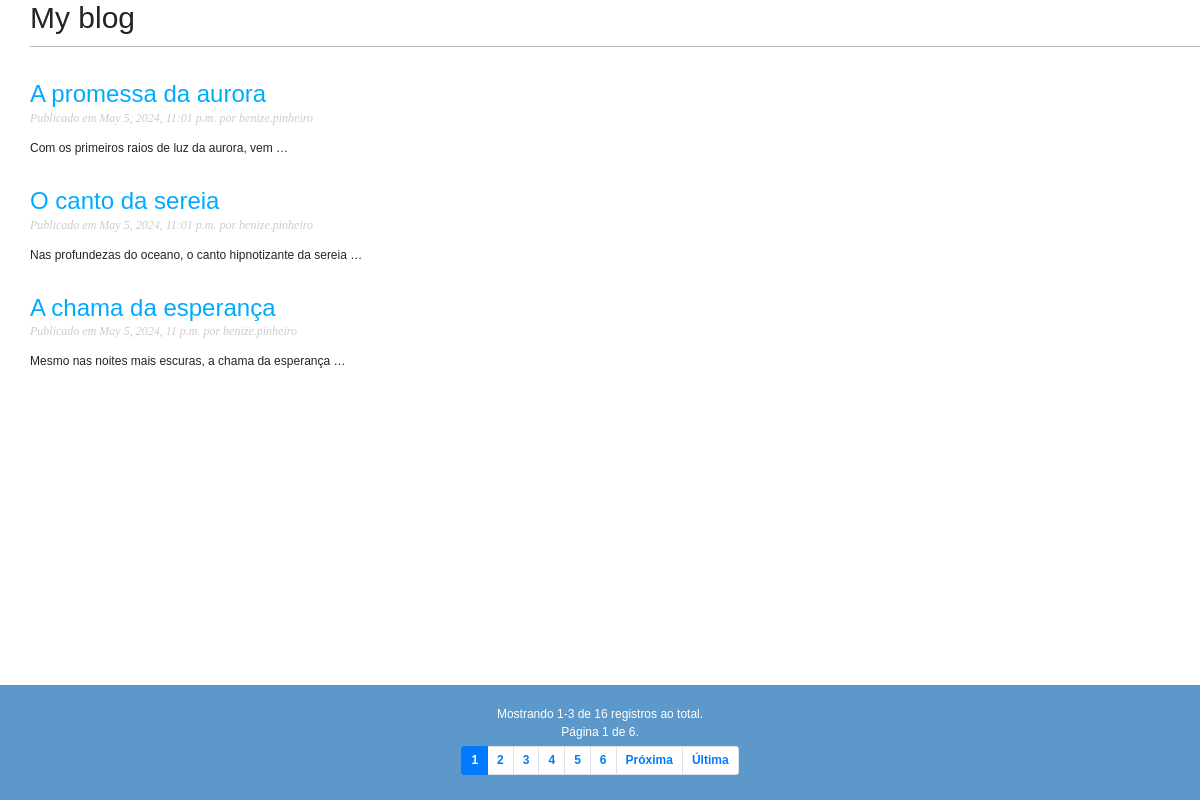
The page / on the database its author committed.
### blog/models.py (models this page shows, shortened)
class Post(models.Model):
    class Status(models.TextChoices):
        DRAFT = 'DF', 'Draft'
        PUBLISHED = 'PB', 'Published'
    STATUS = (
        ('DF', 'Draft'),
        ('PB', 'Published')
    )
    title = models.CharField(max_length=250)
    slug = models.SlugField(max_length=250,
                            unique_for_date='publish')
    author = models.ForeignKey(User,
                               on_delete=models.CASCADE,
                               related_name='blog_posts')
    body = models.TextField()
    publish = models.DateTimeField(default=timezone.now)
    created = models.DateTimeField(auto_now_add=True)
    updated = models.DateTimeField(auto_now=True)
    status = models.CharField(max_length=2,
                              choices=Status.choices,
                              default=Status.DRAFT)
    objects = models.Manager()
    published = PublishedManager()
    class Meta:
        ordering = ['-publish']
        indexes = [
            models.Index(fields=['-publish'])
        ]
    def get_absolute_url(self):
        return reverse('blog:post_detail',
                        args=[self.publish.day,
                        self.publish.month,
                        self.publish.year,
                        self.slug])

### blog/views.py (the view)
# urls.py: path('', views.post_list, name='post_list'),
def post_list(request):
    post_list = Post.published.all()
    paginator = Paginator(post_list, 3)
    page_number = request.GET.get('page', 1)
    try:
        posts = paginator.page(page_number)
    except PageNotAnInteger:
        posts = paginator.page(1)
    except EmptyPage:
        posts = paginator.page(paginator.num_pages)
    return render(request, 'blog/post/list.html', {'posts': posts})

### blog/models.py (called while the page is built)
    def get_queryset(self):
        return super().get_queryset().filter(status=Post.Status.PUBLISHED)

### blog/templates/blog/post/list.html (shortened to what this page needs)
{% extends "blog/base.html" %}
{% block content %}
<h1 id="titulo_blog">My blog</h1>
    <div id="posts">
    {% for post in posts %}
        <h2>
            <a href="{{ post.get_absolute_url }}">
                {{ post.title }}
            </a>
        </h2>
        <p class="date">
            Publicado em {{ post.publish }} por {{ post.author }}
        </p>
        {{ post.body|truncatewords:9|linebreaks }}
    {% endfor %}
    <footer style="position: fixed;">
    {% include "blog/pagination.html" with page=posts %}
    </footer>
    </div>
{% endblock %}

### blog/templates/blog/base.html (shortened to what this page needs)
{% load static %}
<!DOCTYPE html>
<html lang="en">
<head>
    <link rel="stylesheet" href="https://cdn.jsdelivr.net/npm/bootstrap@4.0.0/dist/css/bootstrap.min.css">
    <link rel="stylesheet" href="{% static 'css/blog.css' %}">
</head>
<body>
    <div id="content">
        {% block content %}
        {% endblock %}
    </div>
</body>
</html>

### blog/templates/blog/pagination.html (shortened to what this page needs)
<nav aria-label="Page navigation example">
    <span>
        Mostrando {{ page.start_index }}-{{ page.end_index }} de {{ page.paginator.count }} registros ao total.
    </span>
    <br>
    <span>
        Página {{ page.number }} de {{ page.paginator.num_pages }}.
    </span>
    <span class="step-links">
        <ul class="pagination">
            {% for i in page.paginator.page_range %}
            <li class="page-item {% if page.number == i %}active{% endif %}">
                <a class="page-link" href="?page={{ i }}">{{ i }}</a>
            </li>
            {% endfor %}
            {% if page.has_next %}
            <li class="page-item">
                <a class="page-link" href="?page={{ page.next_page_number }}">Próxima</a>
            </li>
            <li class="page-item {% if page.number == page.paginator.num_pages %}disabled{% endif %}">
                <a class="page-link" href="?page={{ page.paginator.num_pages }}">Última</a>
            </li>
            {% endif %}
        </ul>
    </span>
</nav>

### blog/static/css/blog.css (style rules this page uses)
:root { font-size: 12px; }
body { margin:0; padding:0; font-family:helvetica, sans-serif; }
a { color:#00abff; text-decoration:none; }
h1 { font-weight:normal; border-bottom:1px solid #bbb; padding:0 0 10px 0; }
h2 { font-weight:normal; margin:30px 0 0; }
#content { float:left; width:60%; padding:0 0 0 30px; }
p.date { color:#ccc; font-family: georgia, serif; font-size: 12px; font-style: italic; }
.pagination { margin:40px 0; font-weight:bold; }
footer { position: fixed; left: 0; bottom: 0; width: 100%; background-color: #5d98cb; color: #fff; text-align: center; padding: 20px; }
ul.pagination { display: flex; justify-content: center; margin: 5px 0; }
#titulo_blog { position: fixed; width: 100%; background-color: white; }
#posts, #sidebar { margin-top: 80px; }

### rows shown on the page
Post: title "A promessa da aurora", publish "May 5, 2024, 11:01 p.m.", author "benize.pinheiro", body "Com os primeiros raios de luz da aurora, vem …"
Post: title "O canto da sereia", publish "May 5, 2024, 11:01 p.m.", author "benize.pinheiro", body "Nas profundezas do oceano, o canto hipnotizante da sereia …"
Post: title "A chama da esperança", publish "May 5, 2024, 11 p.m.", author "benize.pinheiro", body "Mesmo nas noites mais escuras, a chama da esperança …"

### other values the page prints
{{ page.start_index }} "1"
{{ page.end_index }} "3"
{{ page.paginator.count }} "16"
{{ page.number }} "1"
{{ page.paginator.num_pages }} "6"
{{ i }} "1" "2" "3" "4" "5" "6"
